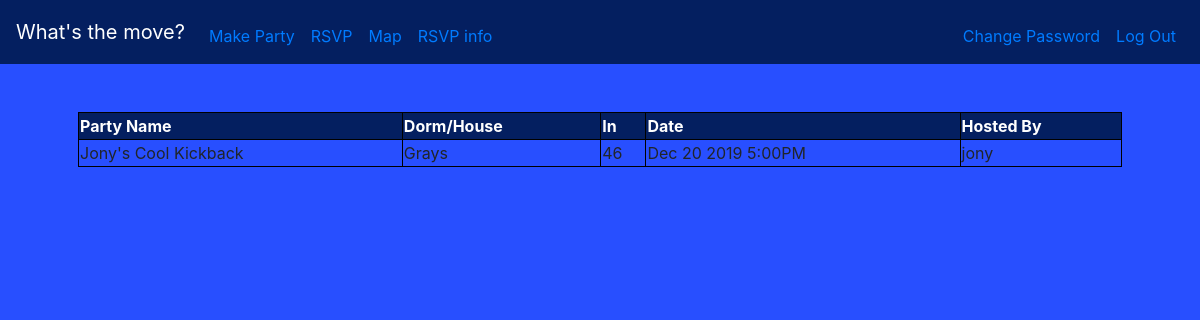
Page /grays (signed in) on the committed database.
### tables this page shows
CREATE TABLE 'parties' (partyName TEXT,'time' text, location TEXT, spot TEXT, 'partyID'  INTEGER PRIMARY KEY NOT NULL  ,'user_id' INTEGER NOT NULL  );

CREATE TABLE 'users' (userID INTEGER NOT NULL PRIMARY KEY,'username' TEXT, hash TEXT);

### application.py (the view)
@app.route("/grays")
@login_required
def grays():
    names=["grays","Grays"]
    return list(names)

### application.py (called while the page is built)
@app.after_request
def after_request(response):
    response.headers["Cache-Control"] = "no-cache, no-store, must-revalidate"
    response.headers["Expires"] = 0
    response.headers["Pragma"] = "no-cache"
    return response

@app.route("/parties")
@login_required
def list(names):
    partyInfo = db.execute("SELECT partyName,time,location,spot,user_id FROM parties WHERE location = :name OR location = :otherName",name=names[0],otherName=names[1])
    parties = {}
    for row in partyInfo:
            aList = []
            aList.append(row["location"])
            aList.append(row["spot"])
            aList.append(row["time"])
            personName = db.execute("SELECT username FROM users WHERE userID = :user",user = row["user_id"])
            aList.append(personName[0]["username"])
            parties[row["partyName"]] = aList
    return render_template("parties.html",parties=parties)

### helpers.py (called while the page is built)
def login_required(f):
    @wraps(f)
    def decorated_function(*args, **kwargs):
        if session.get("user_id") is None:
            return redirect("/login")
        return f(*args, **kwargs)
    return decorated_function

### templates/parties.html (shortened to what this page needs)
{% extends "layout.html" %}
{% block main %}
<table style="width:100%; border: 1px solid black; border-collapse: collapse;">
<tr>
    <th>Party Name</th>
    <th>Dorm/House</th>
    <th>In</th>
    <th>Date</th>
    <th>Hosted By</th>
</tr>
    {% for key,value in parties.items()%}
        <td >{{ key }}</td>
        <td>{{ value[0] }}</td>
        <td>{{ value[1] }}</td>
        <td>{{ value[2] }}</td>
        <td>{{ value[3] }}</td>
    {%endfor%}
{% endblock %}

### static/styles.css (style rules this page uses)
table, th, td { border: 1px solid black; }
th { background-color: #041F60; color:white; }

### rows in the picture
parties: partyName "Jony's Cool Kickback", location "Grays", spot "46", time "Dec 20 2019 5:00PM", username "jony"
